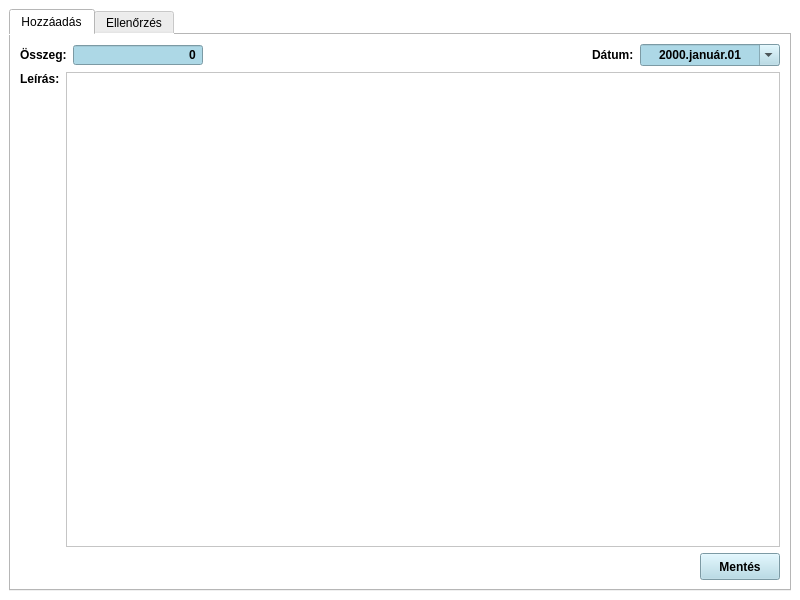
<?xml version="1.0" encoding="UTF-8"?>
<ui version="4.0">
 <class>ActivityMedical</class>
 <widget class="QMainWindow" name="ActivityMedical">
  <property name="geometry">
   <rect>
    <x>0</x>
    <y>0</y>
    <width>800</width>
    <height>600</height>
   </rect>
  </property>
  <property name="windowTitle">
   <string>MainWindow</string>
  </property>
  <property name="styleSheet">
   <string notr="true">background-color: white;</string>
  </property>
  <widget class="QWidget" name="centralwidget">
   <layout class="QVBoxLayout" name="verticalLayout_2">
    <item>
     <widget class="QTabWidget" name="tabWidget">
      <property name="styleSheet">
       <string notr="true"/>
      </property>
      <property name="tabPosition">
       <enum>QTabWidget::North</enum>
      </property>
      <property name="tabShape">
       <enum>QTabWidget::Rounded</enum>
      </property>
      <property name="currentIndex">
       <number>0</number>
      </property>
      <property name="usesScrollButtons">
       <bool>false</bool>
      </property>
      <property name="documentMode">
       <bool>false</bool>
      </property>
      <widget class="QWidget" name="tabAdd">
       <property name="styleSheet">
        <string notr="true"/>
       </property>
       <attribute name="title">
        <string>Hozzáadás</string>
       </attribute>
       <layout class="QVBoxLayout" name="verticalLayout">
        <item>
         <layout class="QHBoxLayout" name="horizontalLayout">
          <item>
           <widget class="QLabel" name="labelCost">
            <property name="font">
             <font>
              <bold>true</bold>
             </font>
            </property>
            <property name="text">
             <string>Összeg:</string>
            </property>
           </widget>
          </item>
          <item>
           <widget class="CurrencySpinBox" name="spinBoxCost">
            <property name="minimumSize">
             <size>
              <width>130</width>
              <height>0</height>
             </size>
            </property>
            <property name="font">
             <font>
              <bold>true</bold>
             </font>
            </property>
            <property name="styleSheet">
             <string notr="true">background-color: rgb(173, 216, 230);</string>
            </property>
            <property name="locale">
             <locale language="Hungarian" country="Hungary"/>
            </property>
            <property name="alignment">
             <set>Qt::AlignRight|Qt::AlignTrailing|Qt::AlignVCenter</set>
            </property>
            <property name="buttonSymbols">
             <enum>QAbstractSpinBox::NoButtons</enum>
            </property>
            <property name="maximum">
             <number>999999999</number>
            </property>
           </widget>
          </item>
          <item>
           <spacer name="horizontalSpacer">
            <property name="orientation">
             <enum>Qt::Horizontal</enum>
            </property>
            <property name="sizeHint" stdset="0">
             <size>
              <width>40</width>
              <height>20</height>
             </size>
            </property>
           </spacer>
          </item>
          <item>
           <widget class="QLabel" name="labelDate">
            <property name="font">
             <font>
              <bold>true</bold>
             </font>
            </property>
            <property name="text">
             <string>Dátum:</string>
            </property>
           </widget>
          </item>
          <item>
           <widget class="QDateEdit" name="dateEdit">
            <property name="font">
             <font>
              <bold>true</bold>
             </font>
            </property>
            <property name="styleSheet">
             <string notr="true">background-color: rgb(173, 216, 230);</string>
            </property>
            <property name="locale">
             <locale language="Hungarian" country="Hungary"/>
            </property>
            <property name="alignment">
             <set>Qt::AlignCenter</set>
            </property>
            <property name="displayFormat">
             <string>yyyy.MMMM.dd</string>
            </property>
            <property name="calendarPopup">
             <bool>true</bool>
            </property>
           </widget>
          </item>
         </layout>
        </item>
        <item>
         <layout class="QHBoxLayout" name="horizontalLayout_2">
          <item alignment="Qt::AlignTop">
           <widget class="QLabel" name="labelComment">
            <property name="font">
             <font>
              <bold>true</bold>
             </font>
            </property>
            <property name="text">
             <string>Leírás:</string>
            </property>
           </widget>
          </item>
          <item>
           <widget class="QTextEdit" name="textEditComment"/>
          </item>
         </layout>
        </item>
        <item alignment="Qt::AlignRight">
         <widget class="QPushButton" name="pushButtonSave">
          <property name="minimumSize">
           <size>
            <width>66</width>
            <height>27</height>
           </size>
          </property>
          <property name="font">
           <font>
            <bold>true</bold>
           </font>
          </property>
          <property name="styleSheet">
           <string notr="true">background-color: rgb(173, 216, 230);</string>
          </property>
          <property name="text">
           <string>Mentés</string>
          </property>
         </widget>
        </item>
       </layout>
      </widget>
      <widget class="QWidget" name="tabVerify">
       <attribute name="title">
        <string>Ellenőrzés</string>
       </attribute>
      </widget>
     </widget>
    </item>
   </layout>
  </widget>
 </widget>
 <customwidgets>
  <customwidget>
   <class>CurrencySpinBox</class>
   <extends>QSpinBox</extends>
   <header>c:/Users/Dani/Qt-source/FamilyFinancies/FamilyFinancies/currencyspinbox.h</header>
  </customwidget>
 </customwidgets>
 <resources/>
 <connections/>
</ui>
